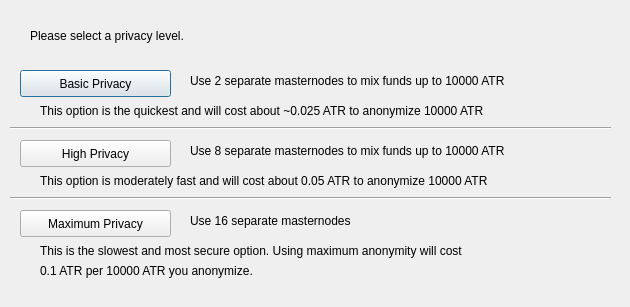
<?xml version="1.0" encoding="UTF-8"?>
<ui version="4.0">
 <class>ObfuscationConfig</class>
 <widget class="QDialog" name="ObfuscationConfig">
  <property name="geometry">
   <rect>
    <x>0</x>
    <y>0</y>
    <width>630</width>
    <height>307</height>
   </rect>
  </property>
  <property name="windowTitle">
   <string>Configure Obfuscation</string>
  </property>
  <widget class="QPushButton" name="buttonBasic">
   <property name="geometry">
    <rect>
     <x>20</x>
     <y>70</y>
     <width>151</width>
     <height>27</height>
    </rect>
   </property>
   <property name="text">
    <string>Basic Privacy</string>
   </property>
  </widget>
  <widget class="QPushButton" name="buttonHigh">
   <property name="geometry">
    <rect>
     <x>20</x>
     <y>140</y>
     <width>151</width>
     <height>27</height>
    </rect>
   </property>
   <property name="text">
    <string>High Privacy</string>
   </property>
  </widget>
  <widget class="QPushButton" name="buttonMax">
   <property name="geometry">
    <rect>
     <x>20</x>
     <y>210</y>
     <width>151</width>
     <height>27</height>
    </rect>
   </property>
   <property name="text">
    <string>Maximum Privacy</string>
   </property>
  </widget>
  <widget class="QLabel" name="label">
   <property name="geometry">
    <rect>
     <x>30</x>
     <y>20</y>
     <width>571</width>
     <height>31</height>
    </rect>
   </property>
   <property name="text">
    <string>Please select a privacy level.</string>
   </property>
  </widget>
  <widget class="QLabel" name="label_2">
   <property name="geometry">
    <rect>
     <x>190</x>
     <y>70</y>
     <width>421</width>
     <height>21</height>
    </rect>
   </property>
   <property name="text">
    <string>Use 2 separate masternodes to mix funds up to 10000 ATR</string>
   </property>
  </widget>
  <widget class="QLabel" name="label_3">
   <property name="geometry">
    <rect>
     <x>190</x>
     <y>140</y>
     <width>411</width>
     <height>21</height>
    </rect>
   </property>
   <property name="text">
    <string>Use 8 separate masternodes to mix funds up to 10000 ATR</string>
   </property>
  </widget>
  <widget class="QLabel" name="label_4">
   <property name="geometry">
    <rect>
     <x>190</x>
     <y>210</y>
     <width>421</width>
     <height>21</height>
    </rect>
   </property>
   <property name="text">
    <string>Use 16 separate masternodes</string>
   </property>
  </widget>
  <widget class="QLabel" name="label_6">
   <property name="geometry">
    <rect>
     <x>40</x>
     <y>100</y>
     <width>561</width>
     <height>21</height>
    </rect>
   </property>
   <property name="text">
    <string>This option is the quickest and will cost about ~0.025 ATR to anonymize 10000 ATR</string>
   </property>
  </widget>
  <widget class="QLabel" name="label_7">
   <property name="geometry">
    <rect>
     <x>40</x>
     <y>170</y>
     <width>561</width>
     <height>21</height>
    </rect>
   </property>
   <property name="text">
    <string>This option is moderately fast and will cost about 0.05 ATR to anonymize 10000 ATR</string>
   </property>
  </widget>
  <widget class="QLabel" name="label_8">
   <property name="geometry">
    <rect>
     <x>40</x>
     <y>240</y>
     <width>561</width>
     <height>21</height>
    </rect>
   </property>
   <property name="text">
    <string>This is the slowest and most secure option. Using maximum anonymity will cost</string>
   </property>
  </widget>
  <widget class="QLabel" name="label_9">
   <property name="geometry">
    <rect>
     <x>40</x>
     <y>260</y>
     <width>561</width>
     <height>21</height>
    </rect>
   </property>
   <property name="text">
    <string>0.1 ATR per 10000 ATR you anonymize.</string>
   </property>
  </widget>
  <widget class="Line" name="line">
   <property name="geometry">
    <rect>
     <x>10</x>
     <y>120</y>
     <width>601</width>
     <height>16</height>
    </rect>
   </property>
   <property name="orientation">
    <enum>Qt::Horizontal</enum>
   </property>
  </widget>
  <widget class="Line" name="line_2">
   <property name="geometry">
    <rect>
     <x>10</x>
     <y>190</y>
     <width>601</width>
     <height>16</height>
    </rect>
   </property>
   <property name="orientation">
    <enum>Qt::Horizontal</enum>
   </property>
  </widget>
 </widget>
 <resources/>
 <connections/>
</ui>
